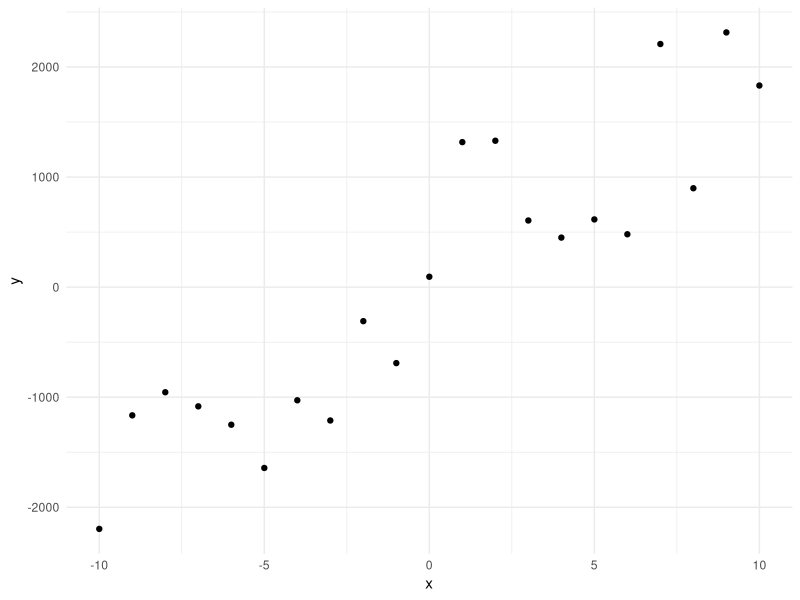
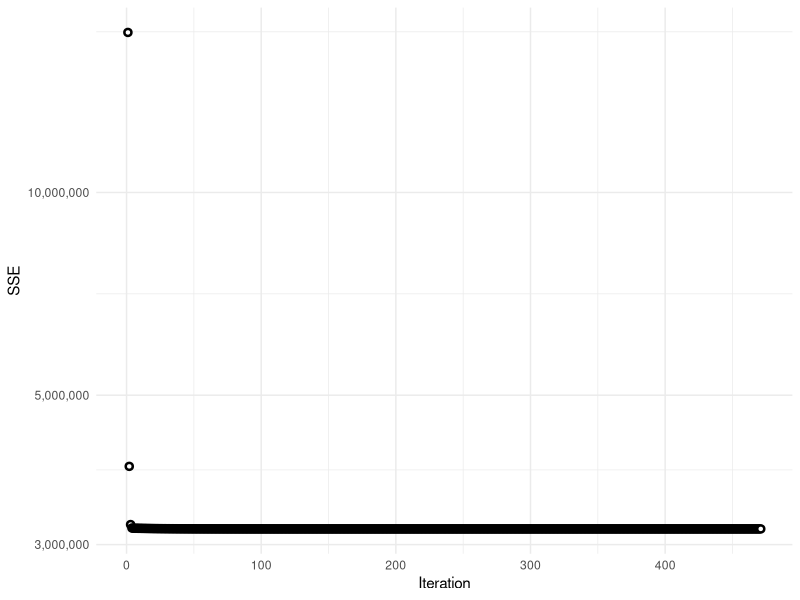

Here is the R script that generated these plots, in order:
## ---- chunk 1
knitr::opts_chunk$set(
	echo = TRUE,
	message = FALSE,
	warning = FALSE
)
## ---- chunk 2

# Load libraries
library(dplyr)
library(ggplot2)
library(scales)
theme_set(theme_minimal())

# Create fictitious data
data <- tibble(x = c(-10:10), y = 199*x - 129 + rnorm(x, mean = x, sd = 500))

# Plot the data
data %>% 
      ggplot(aes(x, y)) +
      geom_point()
## ---- chunk 3
# learning_rate
alpha <- 0.001

# Parameters
theta_as <- NULL
theta_bs <- NULL
theta_a <- 0.5
theta_b <- 0.5

dsse_da <- 0
dsse_db <- 0
sse <- NULL

x <- data$x
y <- data$y


for(i in 1:1000) {
        
        theta_a <- theta_a - alpha*dsse_da
        theta_b <- theta_b - alpha*dsse_db
        
        yhat <- theta_a + theta_b*x
        sse_i <- sum(1/2*(y - yhat)^2)
        
        # The cost function J(x) = sse = 1/2*(y - yhat)^2
        # sse = sum(1/2(y - (a + bx))^2)
        # dsse_da = (y - (a + bx))*(-1)
        # dsse_db = (y - (a + bx))*(-x)
        
        dsse_da <- sum((y - yhat)*(-1))
        dsse_db <- sum((y - yhat)*(-x))
        
        sse <- c(sse, sse_i)
        theta_as <- c(theta_as, theta_a)
        theta_bs <- c(theta_bs, theta_b)
        
        last_two_theta_as <- tail(theta_as, 2)
        if(length(theta_as) > 1 && abs(diff(last_two_theta_as)/last_two_theta_as[1]) < 0.000001) break
}


tail(sse)

tibble(iter = seq_along(sse), sse) %>% 
ggplot(aes(iter, sse)) +
    geom_point(shape = 21, stroke = 1.3, fill = "white") +
    labs(y = "SSE", x = "Iteration") +
    scale_y_log10(labels = comma)
    
which.min(sse)

tail(theta_as)
tail(theta_bs)
